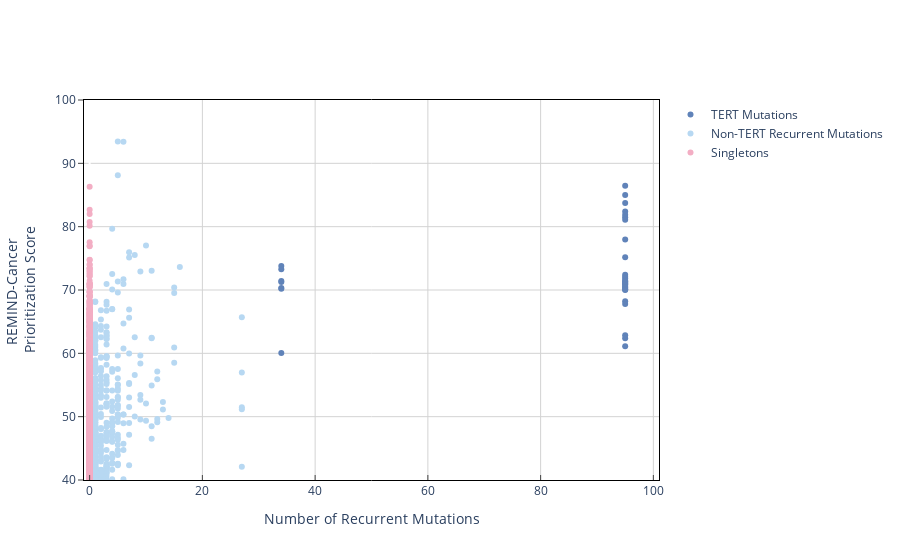

Notebook code cell kept with this figure:
### Code cell
# Figure 2B

darkblue = "rgb(96,131,185)"
lightblue = "rgb(183,216,242)"
pink = "rgb(243,174,196)"

data = pd.read_csv("/Users/nicholasabad/Desktop/workspace/data/_DATA_FOR_PAPER_/pcawg_with_eopc_de_all_mutations_18March2025.csv")

fig = go.Figure()

fig.add_trace(
    go.Scatter(
        x = data[data["GENE"] == "TERT"]["num_recurrent_mutations"],
        y = data[data["GENE"] == "TERT"]["score"],
        mode = "markers",
        name = "TERT Mutations",
        marker_color=darkblue
    )
)

fig.add_trace(
    go.Scatter(
        x = data[(data["GENE"] != "TERT") & (data["num_recurrent_mutations"] > 0)]["num_recurrent_mutations"],
        y = data[(data["GENE"] != "TERT") & (data["num_recurrent_mutations"] > 0)]["score"],
        mode = "markers",
        name = "Non-TERT Recurrent Mutations",
        marker_color=lightblue
    )
)

fig.add_trace(
    go.Scatter(
        x = data[(data["GENE"] != "TERT") & (data["num_recurrent_mutations"] == 0)]["num_recurrent_mutations"],
        y = data[(data["GENE"] != "TERT") & (data["num_recurrent_mutations"] == 0)]["score"],
        mode = "markers",
        name = "Singletons",
        marker_color=pink
    )
)

fig.update_layout(
    yaxis_range = [40, 100],
    xaxis_range = [-1, 101],
    xaxis_title = "Number of Recurrent Mutations",
    yaxis_title = "REMIND-Cancer <br>Prioritization Score",
)

fig.update_layout(
    plot_bgcolor='white'
)

fig.update_xaxes(
    mirror=True,
    ticks='inside',
    showline=True,
    linecolor='black',
    gridcolor='lightgrey',
    linewidth=1
)

fig.update_yaxes(
    mirror=True,
    ticks='outside',
    showline=True,
    linecolor='black',
    gridcolor='lightgrey',
    linewidth=1
)
    
fig.show()

### Figure 1 — Plotly figure (JSON) as saved in the notebook; plotly's stock layout.template omitted (floating-point values rounded to 4 significant figures; data arrays with more than 128 entries replaced by an {"elided": "..."} marker saying what was removed)
{"data": [{"marker": {"color": "rgb(96,131,185)"}, "mode": "markers", "name": "TERT Mutations", "type": "scatter", "x": [95, 95, 95, 95, 95, 95, 95, 95, 95, 34, 34, 95, 95, 95, 95, 34, 95, 34, 95, 95, 95, 95, 95, 95, 34, 34, 95, 95, 95, 95, 95, 95, 0, 95, 95, 34, 0, 0, 0, 0, 0], "y": [86.45, 85, 83.73, 82.39, 81.89, 81.48, 81.1, 77.99, 75.18, 73.77, 73.28, 72.39, 72.08, 71.82, 71.46, 71.44, 71.37, 71.28, 71.2, 71.04, 70.89, 70.69, 70.48, 70.34, 70.33, 70.21, 70.15, 70.07, 70, 68.23, 67.79, 62.87, 62.75, 62.4, 61.13, 60.07, 57.83, 44, 43.45, 41.88, 27.66]}, {"marker": {"color": "rgb(183,216,242)"}, "mode": "markers", "name": "Non-TERT Recurrent Mutations", "type": "scatter", "x": {"elided": "985 int values"}, "y": {"elided": "985 float values"}}, {"marker": {"color": "rgb(243,174,196)"}, "mode": "markers", "name": "Singletons", "type": "scatter", "x": {"elided": "17442 int values"}, "y": {"elided": "17442 float values"}}], "layout": {"plot_bgcolor": "white", "xaxis": {"gridcolor": "lightgrey", "linecolor": "black", "linewidth": 1, "mirror": true, "range": [-1, 101], "showline": true, "ticks": "inside", "title": {"text": "Number of Recurrent Mutations"}}, "yaxis": {"gridcolor": "lightgrey", "linecolor": "black", "linewidth": 1, "mirror": true, "range": [40, 100], "showline": true, "ticks": "outside", "title": {"text": "REMIND-Cancer <br>Prioritization Score"}}}}
